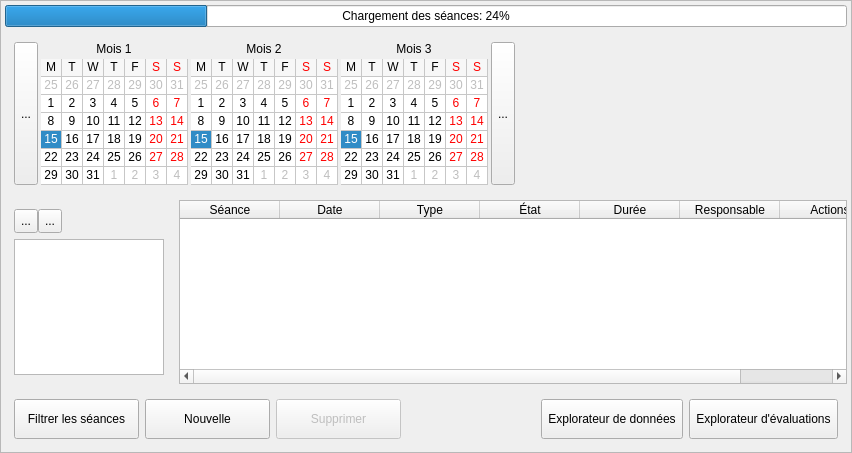
<?xml version="1.0" encoding="UTF-8"?>
<ui version="4.0">
 <class>SessionsListWidget</class>
 <widget class="QWidget" name="SessionsListWidget">
  <property name="geometry">
   <rect>
    <x>0</x>
    <y>0</y>
    <width>852</width>
    <height>453</height>
   </rect>
  </property>
  <property name="windowTitle">
   <string>Liste des séances</string>
  </property>
  <layout class="QVBoxLayout" name="verticalLayout">
   <property name="leftMargin">
    <number>0</number>
   </property>
   <property name="topMargin">
    <number>0</number>
   </property>
   <property name="rightMargin">
    <number>0</number>
   </property>
   <property name="bottomMargin">
    <number>0</number>
   </property>
   <item>
    <widget class="QScrollArea" name="sessionsArea">
     <property name="sizePolicy">
      <sizepolicy hsizetype="Preferred" vsizetype="Expanding">
       <horstretch>0</horstretch>
       <verstretch>0</verstretch>
      </sizepolicy>
     </property>
     <property name="minimumSize">
      <size>
       <width>0</width>
       <height>0</height>
      </size>
     </property>
     <property name="maximumSize">
      <size>
       <width>16777215</width>
       <height>16777215</height>
      </size>
     </property>
     <property name="verticalScrollBarPolicy">
      <enum>Qt::ScrollBarAlwaysOff</enum>
     </property>
     <property name="horizontalScrollBarPolicy">
      <enum>Qt::ScrollBarAsNeeded</enum>
     </property>
     <property name="sizeAdjustPolicy">
      <enum>QAbstractScrollArea::AdjustIgnored</enum>
     </property>
     <property name="widgetResizable">
      <bool>true</bool>
     </property>
     <widget class="QWidget" name="scrollAreaWidgetContents">
      <property name="geometry">
       <rect>
        <x>0</x>
        <y>0</y>
        <width>850</width>
        <height>451</height>
       </rect>
      </property>
      <layout class="QVBoxLayout" name="verticalLayout_5">
       <property name="leftMargin">
        <number>4</number>
       </property>
       <property name="topMargin">
        <number>4</number>
       </property>
       <property name="rightMargin">
        <number>4</number>
       </property>
       <property name="bottomMargin">
        <number>4</number>
       </property>
       <item alignment="Qt::AlignTop">
        <widget class="QProgressBar" name="progSessionsLoad">
         <property name="value">
          <number>24</number>
         </property>
         <property name="alignment">
          <set>Qt::AlignCenter</set>
         </property>
         <property name="format">
          <string>Chargement des séances: %p%</string>
         </property>
        </widget>
       </item>
       <item>
        <widget class="QFrame" name="frameCalendar">
         <property name="sizePolicy">
          <sizepolicy hsizetype="Preferred" vsizetype="Maximum">
           <horstretch>0</horstretch>
           <verstretch>0</verstretch>
          </sizepolicy>
         </property>
         <property name="maximumSize">
          <size>
           <width>16777215</width>
           <height>200</height>
          </size>
         </property>
         <layout class="QHBoxLayout" name="horLayoutCalendars">
          <property name="spacing">
           <number>3</number>
          </property>
          <item>
           <widget class="QToolButton" name="btnPrevCal">
            <property name="sizePolicy">
             <sizepolicy hsizetype="Fixed" vsizetype="Expanding">
              <horstretch>0</horstretch>
              <verstretch>0</verstretch>
             </sizepolicy>
            </property>
            <property name="cursor">
             <cursorShape>PointingHandCursor</cursorShape>
            </property>
            <property name="text">
             <string notr="true">...</string>
            </property>
            <property name="icon">
             <iconset resource="../../resources/TeraClient.qrc">
              <normaloff>:/controls/branch_left.png</normaloff>:/controls/branch_left.png</iconset>
            </property>
           </widget>
          </item>
          <item>
           <layout class="QVBoxLayout" name="verticalLayout_4">
            <property name="spacing">
             <number>3</number>
            </property>
            <item alignment="Qt::AlignHCenter">
             <widget class="QLabel" name="lblMonth1">
              <property name="sizePolicy">
               <sizepolicy hsizetype="Maximum" vsizetype="Fixed">
                <horstretch>0</horstretch>
                <verstretch>0</verstretch>
               </sizepolicy>
              </property>
              <property name="minimumSize">
               <size>
                <width>0</width>
                <height>0</height>
               </size>
              </property>
              <property name="text">
               <string>Mois 1</string>
              </property>
              <property name="scaledContents">
               <bool>false</bool>
              </property>
              <property name="alignment">
               <set>Qt::AlignCenter</set>
              </property>
             </widget>
            </item>
            <item>
             <widget class="HistoryCalendarWidget" name="calMonth1">
              <property name="enabled">
               <bool>true</bool>
              </property>
              <property name="sizePolicy">
               <sizepolicy hsizetype="Maximum" vsizetype="Preferred">
                <horstretch>0</horstretch>
                <verstretch>0</verstretch>
               </sizepolicy>
              </property>
              <property name="minimumSize">
               <size>
                <width>0</width>
                <height>0</height>
               </size>
              </property>
              <property name="maximumSize">
               <size>
                <width>16777215</width>
                <height>175</height>
               </size>
              </property>
              <property name="cursor">
               <cursorShape>PointingHandCursor</cursorShape>
              </property>
              <property name="toolTip">
               <string/>
              </property>
              <property name="minimumDate">
               <date>
                <year>2013</year>
                <month>1</month>
                <day>1</day>
               </date>
              </property>
              <property name="maximumDate">
               <date>
                <year>3000</year>
                <month>1</month>
                <day>1</day>
               </date>
              </property>
              <property name="gridVisible">
               <bool>true</bool>
              </property>
              <property name="selectionMode">
               <enum>QCalendarWidget::SingleSelection</enum>
              </property>
              <property name="horizontalHeaderFormat">
               <enum>QCalendarWidget::SingleLetterDayNames</enum>
              </property>
              <property name="verticalHeaderFormat">
               <enum>QCalendarWidget::NoVerticalHeader</enum>
              </property>
              <property name="navigationBarVisible">
               <bool>false</bool>
              </property>
              <property name="dateEditEnabled">
               <bool>false</bool>
              </property>
             </widget>
            </item>
           </layout>
          </item>
          <item>
           <layout class="QVBoxLayout" name="verticalLayout_6">
            <property name="spacing">
             <number>3</number>
            </property>
            <property name="sizeConstraint">
             <enum>QLayout::SetDefaultConstraint</enum>
            </property>
            <item alignment="Qt::AlignHCenter">
             <widget class="QLabel" name="lblMonth2">
              <property name="sizePolicy">
               <sizepolicy hsizetype="Maximum" vsizetype="Fixed">
                <horstretch>0</horstretch>
                <verstretch>0</verstretch>
               </sizepolicy>
              </property>
              <property name="text">
               <string>Mois 2</string>
              </property>
              <property name="alignment">
               <set>Qt::AlignCenter</set>
              </property>
             </widget>
            </item>
            <item>
             <widget class="HistoryCalendarWidget" name="calMonth2">
              <property name="sizePolicy">
               <sizepolicy hsizetype="Maximum" vsizetype="Preferred">
                <horstretch>0</horstretch>
                <verstretch>0</verstretch>
               </sizepolicy>
              </property>
              <property name="maximumSize">
               <size>
                <width>16777215</width>
                <height>175</height>
               </size>
              </property>
              <property name="cursor">
               <cursorShape>PointingHandCursor</cursorShape>
              </property>
              <property name="gridVisible">
               <bool>true</bool>
              </property>
              <property name="horizontalHeaderFormat">
               <enum>QCalendarWidget::SingleLetterDayNames</enum>
              </property>
              <property name="verticalHeaderFormat">
               <enum>QCalendarWidget::NoVerticalHeader</enum>
              </property>
              <property name="navigationBarVisible">
               <bool>false</bool>
              </property>
              <property name="dateEditEnabled">
               <bool>false</bool>
              </property>
             </widget>
            </item>
           </layout>
          </item>
          <item>
           <layout class="QVBoxLayout" name="verticalLayout_7">
            <property name="spacing">
             <number>3</number>
            </property>
            <item alignment="Qt::AlignHCenter">
             <widget class="QLabel" name="lblMonth3">
              <property name="sizePolicy">
               <sizepolicy hsizetype="Maximum" vsizetype="Fixed">
                <horstretch>0</horstretch>
                <verstretch>0</verstretch>
               </sizepolicy>
              </property>
              <property name="text">
               <string>Mois 3</string>
              </property>
              <property name="alignment">
               <set>Qt::AlignCenter</set>
              </property>
             </widget>
            </item>
            <item>
             <widget class="HistoryCalendarWidget" name="calMonth3">
              <property name="sizePolicy">
               <sizepolicy hsizetype="Maximum" vsizetype="Preferred">
                <horstretch>0</horstretch>
                <verstretch>0</verstretch>
               </sizepolicy>
              </property>
              <property name="maximumSize">
               <size>
                <width>16777215</width>
                <height>175</height>
               </size>
              </property>
              <property name="cursor">
               <cursorShape>PointingHandCursor</cursorShape>
              </property>
              <property name="gridVisible">
               <bool>true</bool>
              </property>
              <property name="horizontalHeaderFormat">
               <enum>QCalendarWidget::SingleLetterDayNames</enum>
              </property>
              <property name="verticalHeaderFormat">
               <enum>QCalendarWidget::NoVerticalHeader</enum>
              </property>
              <property name="navigationBarVisible">
               <bool>false</bool>
              </property>
              <property name="dateEditEnabled">
               <bool>false</bool>
              </property>
             </widget>
            </item>
           </layout>
          </item>
          <item>
           <widget class="QToolButton" name="btnNextCal">
            <property name="sizePolicy">
             <sizepolicy hsizetype="Fixed" vsizetype="Expanding">
              <horstretch>0</horstretch>
              <verstretch>0</verstretch>
             </sizepolicy>
            </property>
            <property name="cursor">
             <cursorShape>PointingHandCursor</cursorShape>
            </property>
            <property name="text">
             <string notr="true">...</string>
            </property>
            <property name="icon">
             <iconset resource="../../resources/TeraClient.qrc">
              <normaloff>:/controls/branch_closed.png</normaloff>:/controls/branch_closed.png</iconset>
            </property>
           </widget>
          </item>
          <item>
           <spacer name="horizontalSpacer_3">
            <property name="orientation">
             <enum>Qt::Horizontal</enum>
            </property>
            <property name="sizeHint" stdset="0">
             <size>
              <width>40</width>
              <height>20</height>
             </size>
            </property>
           </spacer>
          </item>
         </layout>
        </widget>
       </item>
       <item>
        <layout class="QHBoxLayout" name="horizontalLayout_13">
         <item>
          <widget class="QFrame" name="frameFilterSessionTypes">
           <property name="sizePolicy">
            <sizepolicy hsizetype="Preferred" vsizetype="Expanding">
             <horstretch>0</horstretch>
             <verstretch>0</verstretch>
            </sizepolicy>
           </property>
           <layout class="QVBoxLayout" name="verticalLayout_8">
            <item alignment="Qt::AlignLeft">
             <widget class="QFrame" name="frameCheckSessionTypes">
              <property name="sizePolicy">
               <sizepolicy hsizetype="Preferred" vsizetype="Maximum">
                <horstretch>0</horstretch>
                <verstretch>0</verstretch>
               </sizepolicy>
              </property>
              <layout class="QHBoxLayout" name="horizontalLayout_11">
               <property name="spacing">
                <number>0</number>
               </property>
               <property name="leftMargin">
                <number>0</number>
               </property>
               <property name="topMargin">
                <number>0</number>
               </property>
               <property name="rightMargin">
                <number>0</number>
               </property>
               <property name="bottomMargin">
                <number>0</number>
               </property>
               <item>
                <widget class="QToolButton" name="btnCheckSessionTypes">
                 <property name="minimumSize">
                  <size>
                   <width>24</width>
                   <height>24</height>
                  </size>
                 </property>
                 <property name="cursor">
                  <cursorShape>PointingHandCursor</cursorShape>
                 </property>
                 <property name="toolTip">
                  <string>Tout cocher</string>
                 </property>
                 <property name="text">
                  <string notr="true">...</string>
                 </property>
                 <property name="icon">
                  <iconset resource="../../resources/TeraClient.qrc">
                   <normaloff>:/controls/check2_on.png</normaloff>:/controls/check2_on.png</iconset>
                 </property>
                 <property name="iconSize">
                  <size>
                   <width>24</width>
                   <height>24</height>
                  </size>
                 </property>
                </widget>
               </item>
               <item>
                <widget class="QToolButton" name="btnUncheckSessionTypes">
                 <property name="minimumSize">
                  <size>
                   <width>24</width>
                   <height>24</height>
                  </size>
                 </property>
                 <property name="cursor">
                  <cursorShape>PointingHandCursor</cursorShape>
                 </property>
                 <property name="toolTip">
                  <string>Tout décocher</string>
                 </property>
                 <property name="text">
                  <string notr="true">...</string>
                 </property>
                 <property name="icon">
                  <iconset resource="../../resources/TeraClient.qrc">
                   <normaloff>:/controls/check2_off.png</normaloff>:/controls/check2_off.png</iconset>
                 </property>
                 <property name="iconSize">
                  <size>
                   <width>24</width>
                   <height>24</height>
                  </size>
                 </property>
                </widget>
               </item>
              </layout>
             </widget>
            </item>
            <item alignment="Qt::AlignLeft|Qt::AlignTop">
             <widget class="QListWidget" name="lstFilters">
              <property name="sizePolicy">
               <sizepolicy hsizetype="Expanding" vsizetype="Expanding">
                <horstretch>0</horstretch>
                <verstretch>0</verstretch>
               </sizepolicy>
              </property>
              <property name="minimumSize">
               <size>
                <width>0</width>
                <height>0</height>
               </size>
              </property>
              <property name="maximumSize">
               <size>
                <width>150</width>
                <height>16777215</height>
               </size>
              </property>
              <property name="font">
               <font>
                <pointsize>10</pointsize>
               </font>
              </property>
              <property name="horizontalScrollBarPolicy">
               <enum>Qt::ScrollBarAsNeeded</enum>
              </property>
              <property name="sizeAdjustPolicy">
               <enum>QAbstractScrollArea::AdjustIgnored</enum>
              </property>
              <property name="editTriggers">
               <set>QAbstractItemView::NoEditTriggers</set>
              </property>
              <property name="showDropIndicator" stdset="0">
               <bool>false</bool>
              </property>
              <property name="selectionMode">
               <enum>QAbstractItemView::NoSelection</enum>
              </property>
              <property name="selectionBehavior">
               <enum>QAbstractItemView::SelectRows</enum>
              </property>
              <property name="movement">
               <enum>QListView::Static</enum>
              </property>
              <property name="flow">
               <enum>QListView::TopToBottom</enum>
              </property>
              <property name="layoutMode">
               <enum>QListView::SinglePass</enum>
              </property>
              <property name="spacing">
               <number>3</number>
              </property>
              <property name="uniformItemSizes">
               <bool>false</bool>
              </property>
             </widget>
            </item>
           </layout>
          </widget>
         </item>
         <item>
          <widget class="QTableWidget" name="tableSessions">
           <property name="sizePolicy">
            <sizepolicy hsizetype="MinimumExpanding" vsizetype="Expanding">
             <horstretch>0</horstretch>
             <verstretch>0</verstretch>
            </sizepolicy>
           </property>
           <property name="minimumSize">
            <size>
             <width>0</width>
             <height>150</height>
            </size>
           </property>
           <property name="editTriggers">
            <set>QAbstractItemView::NoEditTriggers</set>
           </property>
           <property name="selectionMode">
            <enum>QAbstractItemView::ExtendedSelection</enum>
           </property>
           <property name="selectionBehavior">
            <enum>QAbstractItemView::SelectRows</enum>
           </property>
           <property name="iconSize">
            <size>
             <width>20</width>
             <height>20</height>
            </size>
           </property>
           <property name="sortingEnabled">
            <bool>true</bool>
           </property>
           <attribute name="horizontalHeaderMinimumSectionSize">
            <number>75</number>
           </attribute>
           <attribute name="horizontalHeaderDefaultSectionSize">
            <number>100</number>
           </attribute>
           <attribute name="horizontalHeaderStretchLastSection">
            <bool>false</bool>
           </attribute>
           <attribute name="verticalHeaderVisible">
            <bool>false</bool>
           </attribute>
           <column>
            <property name="text">
             <string>Séance</string>
            </property>
           </column>
           <column>
            <property name="text">
             <string>Date</string>
            </property>
           </column>
           <column>
            <property name="text">
             <string>Type</string>
            </property>
           </column>
           <column>
            <property name="text">
             <string>État</string>
            </property>
           </column>
           <column>
            <property name="text">
             <string>Durée</string>
            </property>
           </column>
           <column>
            <property name="text">
             <string>Responsable</string>
            </property>
           </column>
           <column>
            <property name="text">
             <string>Actions</string>
            </property>
           </column>
          </widget>
         </item>
        </layout>
       </item>
       <item>
        <widget class="QFrame" name="frameSessionsControls">
         <layout class="QHBoxLayout" name="horizontalLayout">
          <item>
           <widget class="QPushButton" name="btnFilterSessionsTypes">
            <property name="minimumSize">
             <size>
              <width>125</width>
              <height>40</height>
             </size>
            </property>
            <property name="cursor">
             <cursorShape>PointingHandCursor</cursorShape>
            </property>
            <property name="text">
             <string>Filtrer les séances</string>
            </property>
            <property name="icon">
             <iconset resource="../../resources/TeraClient.qrc">
              <normaloff>:/icons/filter.png</normaloff>:/icons/filter.png</iconset>
            </property>
            <property name="iconSize">
             <size>
              <width>24</width>
              <height>24</height>
             </size>
            </property>
            <property name="checkable">
             <bool>true</bool>
            </property>
           </widget>
          </item>
          <item>
           <widget class="QToolButton" name="btnAddSession">
            <property name="minimumSize">
             <size>
              <width>125</width>
              <height>40</height>
             </size>
            </property>
            <property name="cursor">
             <cursorShape>PointingHandCursor</cursorShape>
            </property>
            <property name="text">
             <string>Nouvelle</string>
            </property>
            <property name="icon">
             <iconset resource="../../resources/TeraClient.qrc">
              <normaloff>:/icons/new.png</normaloff>:/icons/new.png</iconset>
            </property>
            <property name="iconSize">
             <size>
              <width>24</width>
              <height>24</height>
             </size>
            </property>
            <property name="toolButtonStyle">
             <enum>Qt::ToolButtonTextBesideIcon</enum>
            </property>
           </widget>
          </item>
          <item>
           <widget class="QToolButton" name="btnDelSession">
            <property name="enabled">
             <bool>false</bool>
            </property>
            <property name="minimumSize">
             <size>
              <width>125</width>
              <height>40</height>
             </size>
            </property>
            <property name="cursor">
             <cursorShape>PointingHandCursor</cursorShape>
            </property>
            <property name="text">
             <string>Supprimer</string>
            </property>
            <property name="icon">
             <iconset resource="../../resources/TeraClient.qrc">
              <normaloff>:/icons/delete_old.png</normaloff>:/icons/delete_old.png</iconset>
            </property>
            <property name="iconSize">
             <size>
              <width>24</width>
              <height>24</height>
             </size>
            </property>
            <property name="toolButtonStyle">
             <enum>Qt::ToolButtonTextBesideIcon</enum>
            </property>
           </widget>
          </item>
          <item>
           <spacer name="horizontalSpacer">
            <property name="orientation">
             <enum>Qt::Horizontal</enum>
            </property>
            <property name="sizeHint" stdset="0">
             <size>
              <width>40</width>
              <height>20</height>
             </size>
            </property>
           </spacer>
          </item>
          <item>
           <widget class="QToolButton" name="btnAssetsBrowser">
            <property name="enabled">
             <bool>true</bool>
            </property>
            <property name="minimumSize">
             <size>
              <width>125</width>
              <height>40</height>
             </size>
            </property>
            <property name="cursor">
             <cursorShape>PointingHandCursor</cursorShape>
            </property>
            <property name="text">
             <string>Explorateur de données</string>
            </property>
            <property name="icon">
             <iconset resource="../../resources/TeraClient.qrc">
              <normaloff>:/icons/data.png</normaloff>:/icons/data.png</iconset>
            </property>
            <property name="iconSize">
             <size>
              <width>24</width>
              <height>24</height>
             </size>
            </property>
            <property name="toolButtonStyle">
             <enum>Qt::ToolButtonTextBesideIcon</enum>
            </property>
           </widget>
          </item>
          <item>
           <widget class="QToolButton" name="btnTestsBrowser">
            <property name="minimumSize">
             <size>
              <width>125</width>
              <height>40</height>
             </size>
            </property>
            <property name="cursor">
             <cursorShape>PointingHandCursor</cursorShape>
            </property>
            <property name="text">
             <string>Explorateur d'évaluations</string>
            </property>
            <property name="icon">
             <iconset resource="../../resources/TeraClient.qrc">
              <normaloff>:/icons/test.png</normaloff>:/icons/test.png</iconset>
            </property>
            <property name="iconSize">
             <size>
              <width>24</width>
              <height>24</height>
             </size>
            </property>
            <property name="toolButtonStyle">
             <enum>Qt::ToolButtonTextBesideIcon</enum>
            </property>
           </widget>
          </item>
         </layout>
        </widget>
       </item>
      </layout>
     </widget>
    </widget>
   </item>
  </layout>
 </widget>
 <customwidgets>
  <customwidget>
   <class>HistoryCalendarWidget</class>
   <extends>QCalendarWidget</extends>
   <header>widgets/HistoryCalendarWidget.h</header>
  </customwidget>
 </customwidgets>
 <resources>
  <include location="../../resources/TeraClient.qrc"/>
 </resources>
 <connections/>
</ui>
